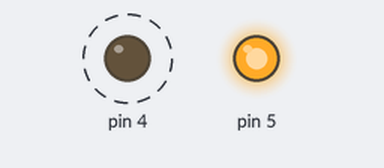
The sketch below on a simulated Arduino Uno, built with avr-gcc and run on an emulated ATmega328P. On the bench: output pins drawn as LEDs (lit = HIGH). Dashed ring = blinking. What the sketch prints to the serial monitor is not drawn.

Above: at 5.7 s.
Timing chart, 0 to 8.5 s (numbered marks = the images above):
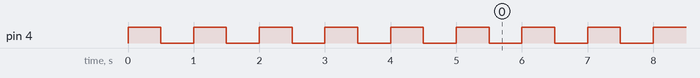

Measured:
- by itself, pin 4: alternates HIGH for 0.50 s and LOW for 0.50 s

The sketch:

z80emu2_auto.ino
```cpp
#define HALF_CLOCK (500)

void setup() {
  // put your setup code here, to run once:
  uint8_t u8_index;
  DDRD = 0b00110000;    // PD4,5のみ出力
  PORTD = 0b00010000;  // RESET端子=OFF,CLOCK端子=ON
  Serial.begin(9600);	  // 9600bpsでポートを開く

  // リセット処理
  Serial.println("Reset.");
  for(u8_index=0; u8_index<10; u8_index++) {
    delay(HALF_CLOCK);
    PIND = 0b000010000; // CLOCK端子を反転
  }
  PORTD |= 0b00100000;  // RESET端子=ON
  Serial.println("Start.");
  delay(HALF_CLOCK);
}

void loop() {
  // put your main code here, to run repeatedly:
  PIND = 0b00010000;    // CLOCK端子を反転
  delay(HALF_CLOCK);
}
```
